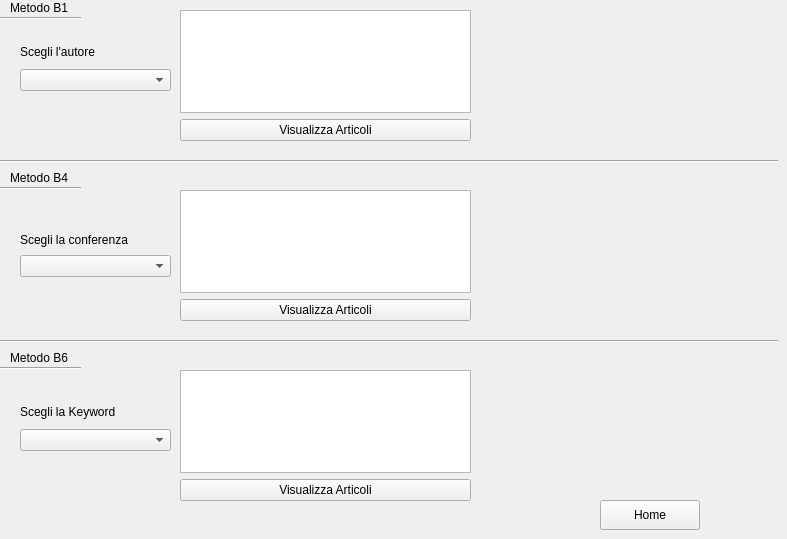
      <widget class="QWidget" name="sezioneBPage">
       <widget class="QPushButton" name="HomeButton_9">
        <property name="geometry">
         <rect>
          <x>600</x>
          <y>500</y>
          <width>100</width>
          <height>30</height>
         </rect>
        </property>
        <property name="text">
         <string>Home</string>
        </property>
       </widget>
       <widget class="QLabel" name="label_8">
        <property name="geometry">
         <rect>
          <x>10</x>
          <y>0</y>
          <width>71</width>
          <height>16</height>
         </rect>
        </property>
        <property name="text">
         <string>Metodo B1</string>
        </property>
       </widget>
       <widget class="QWidget" name="layoutWidget">
        <property name="geometry">
         <rect>
          <x>20</x>
          <y>40</y>
          <width>151</width>
          <height>51</height>
         </rect>
        </property>
        <layout class="QVBoxLayout" name="verticalLayout_18">
         <item>
          <widget class="QLabel" name="label_7">
           <property name="text">
            <string>Scegli l'autore</string>
           </property>
          </widget>
         </item>
         <item>
          <widget class="QComboBox" name="m1comboBox"/>
         </item>
        </layout>
       </widget>
       <widget class="QWidget" name="layoutWidget">
        <property name="geometry">
         <rect>
          <x>180</x>
          <y>10</y>
          <width>291</width>
          <height>131</height>
         </rect>
        </property>
        <layout class="QVBoxLayout" name="verticalLayout_19">
         <item>
          <widget class="QListWidget" name="m1lista"/>
         </item>
         <item>
          <widget class="QPushButton" name="m1pushButton">
           <property name="text">
            <string>Visualizza Articoli</string>
           </property>
          </widget>
         </item>
        </layout>
       </widget>
       <widget class="Line" name="line">
        <property name="geometry">
         <rect>
          <x>0</x>
          <y>10</y>
          <width>81</width>
          <height>16</height>
         </rect>
        </property>
        <property name="orientation">
         <enum>Qt::Horizontal</enum>
        </property>
       </widget>
       <widget class="QLabel" name="label_10">
        <property name="geometry">
         <rect>
          <x>10</x>
          <y>170</y>
          <width>61</width>
          <height>16</height>
         </rect>
        </property>
        <property name="text">
         <string>Metodo B4</string>
        </property>
       </widget>
       <widget class="Line" name="line_2">
        <property name="geometry">
         <rect>
          <x>0</x>
          <y>180</y>
          <width>81</width>
          <height>16</height>
         </rect>
        </property>
        <property name="orientation">
         <enum>Qt::Horizontal</enum>
        </property>
       </widget>
       <widget class="QWidget" name="layoutWidget">
        <property name="geometry">
         <rect>
          <x>20</x>
          <y>230</y>
          <width>151</width>
          <height>47</height>
         </rect>
        </property>
        <layout class="QVBoxLayout" name="verticalLayout_20">
         <item>
          <widget class="QLabel" name="label_9">
           <property name="text">
            <string>Scegli la conferenza</string>
           </property>
          </widget>
         </item>
         <item>
          <widget class="QComboBox" name="mB4comboBox"/>
         </item>
        </layout>
       </widget>
       <widget class="QWidget" name="layoutWidget">
        <property name="geometry">
         <rect>
          <x>180</x>
          <y>190</y>
          <width>291</width>
          <height>131</height>
         </rect>
        </property>
        <layout class="QVBoxLayout" name="verticalLayout_21">
         <item>
          <widget class="QListWidget" name="mB4lista"/>
         </item>
         <item>
          <widget class="QPushButton" name="mB4Button">
           <property name="text">
            <string>Visualizza Articoli</string>
           </property>
          </widget>
         </item>
        </layout>
       </widget>
       <widget class="QLabel" name="label_12">
        <property name="geometry">
         <rect>
          <x>10</x>
          <y>350</y>
          <width>71</width>
          <height>16</height>
         </rect>
        </property>
        <property name="text">
         <string>Metodo B6</string>
        </property>
       </widget>
       <widget class="Line" name="line_3">
        <property name="geometry">
         <rect>
          <x>0</x>
          <y>360</y>
          <width>81</width>
          <height>16</height>
         </rect>
        </property>
        <property name="orientation">
         <enum>Qt::Horizontal</enum>
        </property>
       </widget>
       <widget class="QWidget" name="layoutWidget">
        <property name="geometry">
         <rect>
          <x>20</x>
          <y>400</y>
          <width>151</width>
          <height>51</height>
         </rect>
        </property>
        <layout class="QVBoxLayout" name="verticalLayout_22">
         <item>
          <widget class="QLabel" name="label_11">
           <property name="text">
            <string>Scegli la Keyword</string>
           </property>
          </widget>
         </item>
         <item>
          <widget class="QComboBox" name="mB6comboBox"/>
         </item>
        </layout>
       </widget>
       <widget class="QWidget" name="layoutWidget">
        <property name="geometry">
         <rect>
          <x>180</x>
          <y>370</y>
          <width>291</width>
          <height>131</height>
         </rect>
        </property>
        <layout class="QVBoxLayout" name="verticalLayout_23">
         <item>
          <widget class="QListWidget" name="mB6lista"/>
         </item>
         <item>
          <widget class="QPushButton" name="mB6Button">
           <property name="text">
            <string>Visualizza Articoli</string>
           </property>
          </widget>
         </item>
        </layout>
       </widget>
       <widget class="Line" name="line_12">
        <property name="geometry">
         <rect>
          <x>0</x>
          <y>160</y>
          <width>778</width>
          <height>3</height>
         </rect>
        </property>
        <property name="orientation">
         <enum>Qt::Horizontal</enum>
        </property>
       </widget>
       <widget class="Line" name="line_13">
        <property name="geometry">
         <rect>
          <x>0</x>
          <y>340</y>
          <width>778</width>
          <height>3</height>
         </rect>
        </property>
        <property name="orientation">
         <enum>Qt::Horizontal</enum>
        </property>
       </widget>
      </widget>
